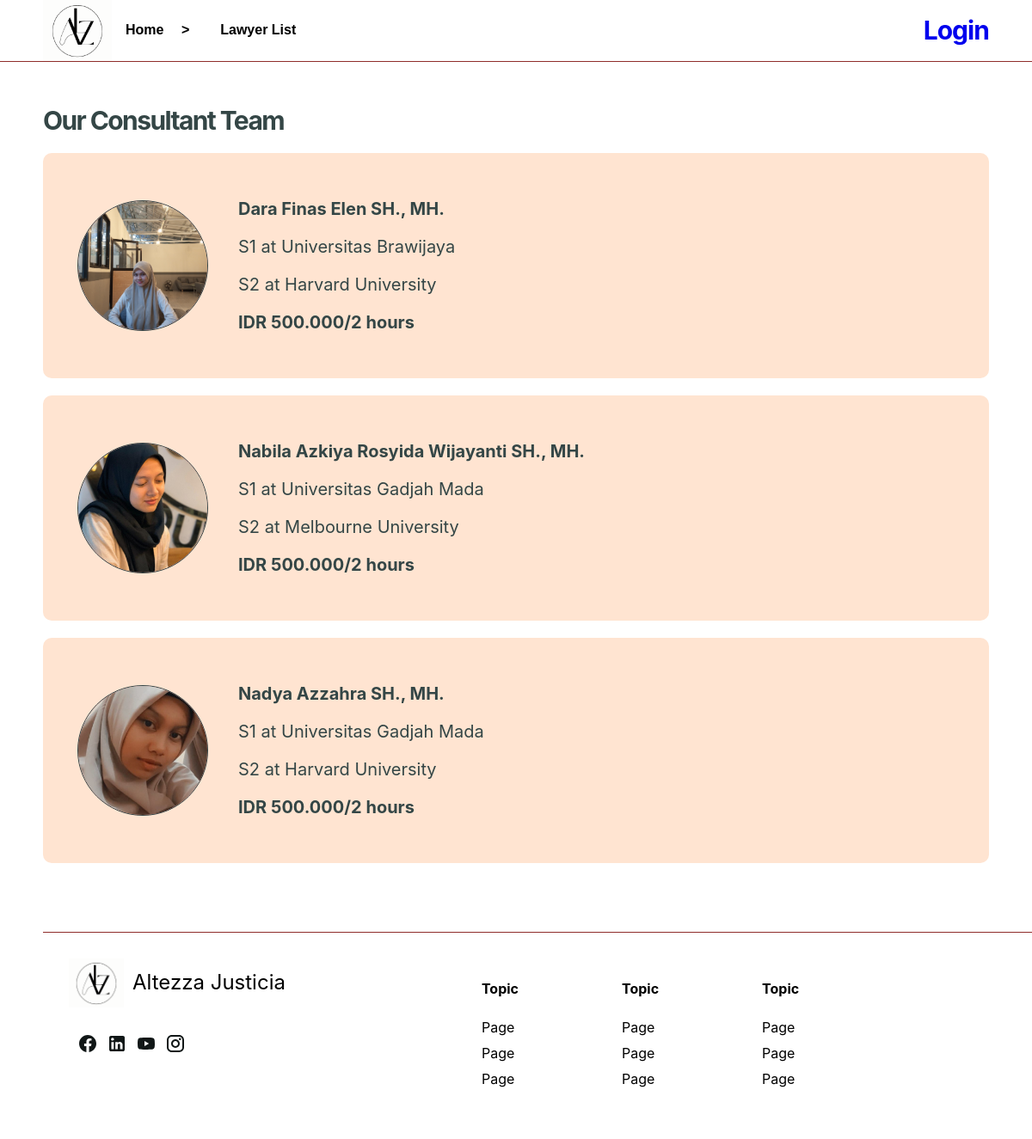
The app's page /LawyerList.php with its own data.
### tables this page shows
CREATE TABLE `lawyer` (
  `id_lawyer` int(20) NOT NULL,
  `username` varchar(100) NOT NULL,
  `email` varchar(50) NOT NULL,
  `password` varchar(20) NOT NULL,
  `biaya` varchar(50) NOT NULL,
  `S1` varchar(100) NOT NULL,
  `S2` varchar(100) NOT NULL,
  `foto` varchar(255) NOT NULL
);

### LawyerList.php (the view, shortened to what this page needs)
<?php
require ('connect.php');
$query = "SELECT * FROM lawyer";
$result = $conn->query($query);
?>
<!DOCTYPE html>
<html>
<head>
    <link rel="stylesheet" href="LawyerList.css">
</head>
<body>
    <nav>
        <div class="wrapper">
            <div class="logo"><a href=""><img src="Assets/logo altezza 2.png"></a></div>
            <div class="menu">
                <ul>
                    <li><a href="homeLog.php">Home</a> <b> > </b> </li>
                    <li><a href="LawyerList.php">Lawyer List</a></li>
                </ul>
            </div>
            <div class="hai">
                <?php
                if (isset($_SESSION['username'])) {
                    echo '<span class="welcome">Hai, ' . htmlspecialchars($_SESSION['username']) . '!</span>';
                } else {
                    echo '<a href="Login.html" class="masuk" id="">Login</a>';
                }
                ?>
            </div>
        </div>
    </nav>
    <div class="wrapper">
        <section>
            <div class="tengahCenter">
                <div class="kolom">
                    <h1>Our Consultant Team</h1>
                </div>
                <?php
                if ($result->num_rows > 0) {
                    while ($row = $result->fetch_assoc()) {
                        echo '<div class="square">';
                        echo '<div class="option" onclick="window.location.href=\'Form_Create_Appoitment.php?id=' . $row['id_lawyer'] . '\'">';
                        echo '<div class="lingkaran">';
                        echo '<img src="Uploads/' . htmlspecialchars($row['foto']) . '" alt="Consultant">';
                        echo '</div>';
                        echo '<div class="bio">';
                        echo '<p><b>' . htmlspecialchars($row['username']) . '</b></p>';
                        echo '<p>S1 at ' . htmlspecialchars($row['S1']) . '</p>';
                        echo '<p>S2 at ' . htmlspecialchars($row['S2']) . '</p>';
                        echo '<p><b>IDR ' . htmlspecialchars($row['biaya']) . '/2 hours</b></p>';
                        echo '</div>';
                        echo '</div>';
                        echo '</div>';
                    }
                } else {
                    echo '<p>No lawyers found.</p>';
                }
                ?>
            </div>
        </section>
    </div>
    <div class="wrapper">
        <div class="footer">
            <div class="footer-section-logo">
                <div class="logo-footer"><a href=""><img src="Assets/logo altezza 2.png" />Altezza Justicia</a></div>
                <div class="iconMedsos">
                    <ul>
                        <li><img src="Assets/IconFb.svg" alt=""></li>
                        <li><img src="Assets/Iconlinkdin.svg" alt=""></li>
                        <li><img src="Assets/IconYtb.svg" alt=""></li>
                        <li><img src="Assets/IconInstg.svg" alt=""></li>
                    </ul>
                </div>
            </div>
            <div class="footer-section-menu">
                <div class="item">
                    <h4>Topic</h4>
                    <div class="topic">
                        <ul>
                            <li><a href="">Page</a></li>
                            <li><a href="">Page</a></li>
                            <li><a href="">Page</a></li>
                        </ul>
                    </div>
                </div>
                <div class="item">
                    <h4>Topic</h4>
                    <div class="topic">
                        <ul>
                            <li><a href="">Page</a></li>
                            <li><a href="">Page</a></li>
                            <li><a href="">Page</a></li>
                        </ul>
                    </div>
                </div>
                <div class="item">
                    <h4>Topic</h4>
                    <div class="topic">
                        <ul>
                            <li><a href="">Page</a></li>
                            <li><a href="">Page</a></li>
                            <li><a href="">Page</a></li>
                        </ul>
                    </div>
                </div>
            </div>
        </div>
    </div>
</body>
</html>

### LawyerList.css (style rules this page uses)
* { text-decoration: none; margin: 0; padding: 0; }
body { margin: 0px; padding: 0px; font-family: sans-serif; }
nav { width: 100%; margin: auto; display: flex; line-height: 10px; align-items: center; justify-content: center; position: sticky; top: 0; background: #FFFFFF; z-index: 1; border-bottom: 1px solid #8F2D2A; margin-bottom: 20px; }
nav .wrapper { width: 100%; max-width: 1100px; margin: auto; display: flex; align-items: center; position: relative; padding: 0 10px; }
.wrapper { width: 1100px; margin: auto; position: relative; }
.logo img { width: 80px; height: auto; }
nav ul { display: flex; list-style-type: none; margin: 0; padding: 0; }
nav ul li { margin-right: 20px; }
nav ul li a { color: black; font-weight: bold; text-align: center; padding: 0px 16px 0px 16px; text-decoration: none; }
.hai { display: flex; align-items: center; margin-left: auto; text-align: right; color: #344646; font-family: Inter; font-size: 30px; font-style: normal; font-weight: 700; line-height: normal; letter-spacing: -0.96px; }
section { width: 100%; margin: 0; padding: 10px 0; display: flex; flex-direction: column; align-items: center; margin-top: 10px; margin-bottom: 50px; }
.tengahCenter { width: 100%; }
.kolom { margin-top: 20px; margin-bottom: 20px; }
h1 { color: #344646; font-family: Inter; font-size: 30px; font-style: normal; font-weight: 700; line-height: normal; letter-spacing: -1.6px; }
.square { padding-top: 15px; padding-bottom: 15px; width: 100%; position: relative; display: flex; flex-wrap: wrap; justify-content: flex-start; background-color: #FFE4D1; border-radius: 10px; margin-bottom: 20px; cursor: pointer; transition: background-color 0.3s; }
.option { display: flex; flex-direction: row; align-items: center; width: auto; margin: 10px; padding: 10px; text-align: center; }
.lingkaran { margin: 20px; display: flex; align-items: center; justify-content: center; width: 150px; height: 150px; border-radius: 50%; background-color: #E3A2A0; overflow: hidden; border: #344646 1px solid; }
.lingkaran img { width: 100%; height: 100%; object-fit: cover; }
.bio { flex: 1; text-align: left; }
.bio p { margin: 10px 0; font-family: Inter; font-size: 20px; color: #344646; padding: 5px; margin-left: 10px; text-align: left ; }
.footer { width: 100%; position: relative; display: flex; flex-wrap: wrap; margin-top: 20px; border-top: 1px solid #8F2D2A; margin: 0; padding: 30px; }
.logo-footer img { width: 20%; height: auto; display: flex; }
.logo-footer a { display: flex; font-family: Inter; font-size: 24px; font-weight: 400; color: black; font-style: normal; line-height: 150%; align-items: center; }
.logo-footer { display: flex; align-items: center; }
.iconMedsos { padding: 30px 0px 30px 10px; display: flex; }
.footer-section-logo ul { list-style-type: none; margin: 0; padding: 20; overflow: hidden; display: flex; }
.footer-section-logo img { padding-right: 10px; }
.footer-section-menu { padding: 15px 20px 15px 100px; display: flex; }
.topic ul { list-style-type: none; margin: 0; padding: 10px; }
.topic ul li a { text-decoration: none; color: black; font-family: Inter; font-size: 16px; padding: 5px 0px; display: block; }
.item { flex-wrap: wrap; flex-direction: row; padding: 0 50px; }
.item h4 { padding: 10px; font-family: Inter; font-size: 16px; }

### records on screen
lawyer: foto (picture), username "Dara Finas Elen SH., MH.", S1 "Universitas Brawijaya", S2 "Harvard University", biaya "500.000"
lawyer: foto (picture), username "Nabila Azkiya Rosyida Wijayanti SH., MH.", S1 "Universitas Gadjah Mada", S2 "Melbourne University", biaya "500.000"
lawyer: foto (picture), username "Nadya Azzahra SH., MH.", S1 "Universitas Gadjah Mada", S2 "Harvard University", biaya "500.000"
